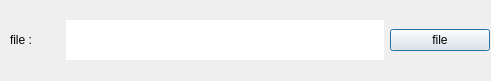
<?xml version="1.0" encoding="UTF-8"?>
<ui version="4.0">
 <class>Dialog</class>
 <widget class="QDialog" name="Dialog">
  <property name="geometry">
   <rect>
    <x>0</x>
    <y>0</y>
    <width>491</width>
    <height>81</height>
   </rect>
  </property>
  <property name="windowTitle">
   <string>neighborCheck</string>
  </property>
  <widget class="QWidget" name="horizontalLayoutWidget">
   <property name="geometry">
    <rect>
     <x>0</x>
     <y>0</y>
     <width>500</width>
     <height>80</height>
    </rect>
   </property>
   <layout class="QHBoxLayout" name="horizontalLayout">
    <property name="leftMargin">
     <number>10</number>
    </property>
    <property name="rightMargin">
     <number>10</number>
    </property>
    <item>
     <widget class="QLabel" name="label">
      <property name="maximumSize">
       <size>
        <width>50</width>
        <height>16777215</height>
       </size>
      </property>
      <property name="text">
       <string>file : </string>
      </property>
     </widget>
    </item>
    <item>
     <widget class="QLabel" name="label_filePath">
      <property name="minimumSize">
       <size>
        <width>0</width>
        <height>0</height>
       </size>
      </property>
      <property name="maximumSize">
       <size>
        <width>16777215</width>
        <height>40</height>
       </size>
      </property>
      <property name="styleSheet">
       <string notr="true">background-color: rgb(255, 255, 255);
border-color: rgb(0, 0, 0);</string>
      </property>
      <property name="text">
       <string/>
      </property>
     </widget>
    </item>
    <item>
     <widget class="QPushButton" name="btn_choose">
      <property name="maximumSize">
       <size>
        <width>100</width>
        <height>16777215</height>
       </size>
      </property>
      <property name="text">
       <string>file</string>
      </property>
     </widget>
    </item>
   </layout>
  </widget>
 </widget>
 <resources/>
 <connections/>
</ui>
